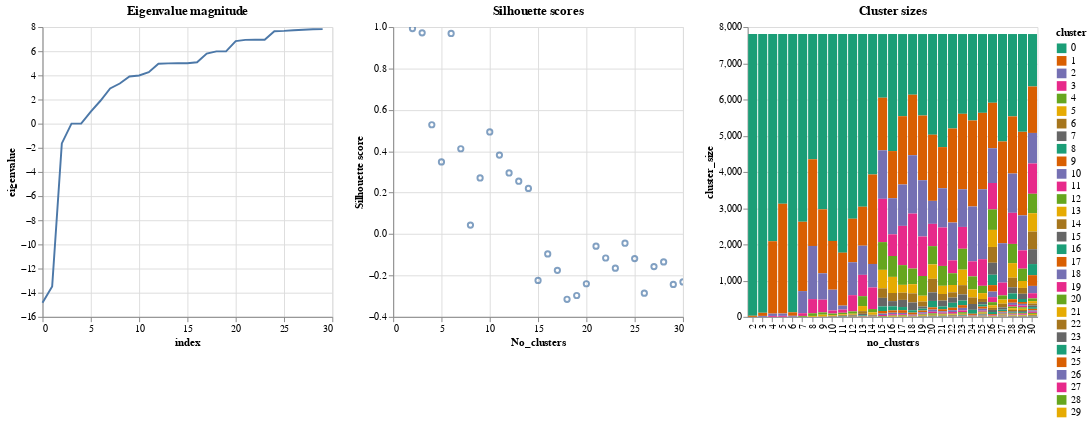

Notebook code for this chart:
### Code cell
Clustering.plot_cluster_diagnostics(results, sizes, eigvalues)

### Figure 1 — Vega-Lite specification as saved in the notebook (floating-point values rounded to 4 significant figures; data arrays with more than 128 entries replaced by an {"elided": "..."} marker saying what was removed)
{"config": {"view": {"continuousWidth": 400, "continuousHeight": 300}}, "hconcat": [{"data": {"name": "data-9d4761afcff3751f34b67e418fa85f27"}, "mark": "line", "encoding": {"x": {"field": "index", "type": "quantitative"}, "y": {"field": "eigenvalue", "type": "quantitative"}}, "title": "Eigenvalue magnitude", "width": 300}, {"data": {"name": "data-11b766b83c5e655f6348e1fb7f91b84a"}, "mark": "point", "encoding": {"x": {"field": "No_clusters", "type": "quantitative"}, "y": {"field": "Silhouette score", "type": "quantitative"}}, "selection": {"selector006": {"type": "interval", "bind": "scales", "encodings": ["x", "y"]}}, "title": "Silhouette scores", "width": 300}, {"data": {"name": "data-93bf7b50704ca32b3d291b427df5a07c"}, "mark": "bar", "encoding": {"color": {"field": "cluster", "scale": {"scheme": "dark2"}, "type": "ordinal"}, "x": {"field": "no_clusters", "type": "ordinal"}, "y": {"field": "cluster_size", "type": "quantitative"}}, "title": "Cluster sizes", "width": 300}], "$schema": "https://vega.github.io/schema/vega-lite/v4.17.0.json", "datasets": {"data-9d4761afcff3751f34b67e418fa85f27": [{"eigenvalue": -14.83, "index": 0}, {"eigenvalue": -13.48, "index": 1}, {"eigenvalue": -1.64, "index": 2}, {"eigenvalue": -1.824e-13, "index": 3}, {"eigenvalue": 5.009e-14, "index": 4}, {"eigenvalue": 1.0, "index": 5}, {"eigenvalue": 1.896, "index": 6}, {"eigenvalue": 2.918, "index": 7}, {"eigenvalue": 3.323, "index": 8}, {"eigenvalue": 3.907, "index": 9}, {"eigenvalue": 3.988, "index": 10}, {"eigenvalue": 4.265, "index": 11}, {"eigenvalue": 4.959, "index": 12}, {"eigenvalue": 4.991, "index": 13}, {"eigenvalue": 5.0, "index": 14}, {"eigenvalue": 5.0, "index": 15}, {"eigenvalue": 5.082, "index": 16}, {"eigenvalue": 5.797, "index": 17}, {"eigenvalue": 5.985, "index": 18}, {"eigenvalue": 5.985, "index": 19}, {"eigenvalue": 6.839, "index": 20}, {"eigenvalue": 6.936, "index": 21}, {"eigenvalue": 6.953, "index": 22}, {"eigenvalue": 6.954, "index": 23}, {"eigenvalue": 7.651, "index": 24}, {"eigenvalue": 7.682, "index": 25}, {"eigenvalue": 7.737, "index": 26}, {"eigenvalue": 7.783, "index": 27}, {"eigenvalue": 7.812, "index": 28}, {"eigenvalue": 7.828, "index": 29}], "data-11b766b83c5e655f6348e1fb7f91b84a": [{"No_clusters": 2, "Silhouette score": 0.9929}, {"No_clusters": 3, "Silhouette score": 0.972}, {"No_clusters": 4, "Silhouette score": 0.5281}, {"No_clusters": 5, "Silhouette score": 0.3484}, {"No_clusters": 6, "Silhouette score": 0.969}, {"No_clusters": 7, "Silhouette score": 0.4121}, {"No_clusters": 8, "Silhouette score": 0.0432}, {"No_clusters": 9, "Silhouette score": 0.2709}, {"No_clusters": 10, "Silhouette score": 0.4932}, {"No_clusters": 11, "Silhouette score": 0.3814}, {"No_clusters": 12, "Silhouette score": 0.2951}, {"No_clusters": 13, "Silhouette score": 0.2553}, {"No_clusters": 14, "Silhouette score": 0.2204}, {"No_clusters": 15, "Silhouette score": -0.2239}, {"No_clusters": 16, "Silhouette score": -0.0958}, {"No_clusters": 17, "Silhouette score": -0.1753}, {"No_clusters": 18, "Silhouette score": -0.3152}, {"No_clusters": 19, "Silhouette score": -0.2969}, {"No_clusters": 20, "Silhouette score": -0.2402}, {"No_clusters": 21, "Silhouette score": -0.05839}, {"No_clusters": 22, "Silhouette score": -0.1158}, {"No_clusters": 23, "Silhouette score": -0.1647}, {"No_clusters": 24, "Silhouette score": -0.04435}, {"No_clusters": 25, "Silhouette score": -0.1185}, {"No_clusters": 26, "Silhouette score": -0.2857}, {"No_clusters": 27, "Silhouette score": -0.1573}, {"No_clusters": 28, "Silhouette score": -0.1345}, {"No_clusters": 29, "Silhouette score": -0.2433}, {"No_clusters": 30, "Silhouette score": -0.2311}], "data-93bf7b50704ca32b3d291b427df5a07c": {"elided": "464 records"}}}
